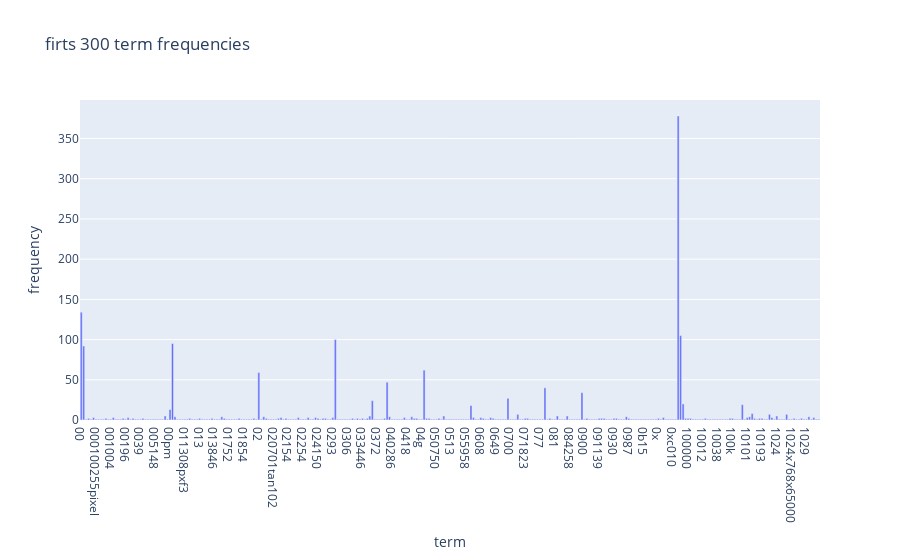

Write notebook code for a chart like this one.
### Markdown cell above
### >>> **Exercise 12 (take home):**
If you want a nicer interactive visualization here, I would encourage you try to install and use plotly to achieve this.

### Code cell
# Answer here
import plotly.express as px

# get first 300 terms and their frequencies
x_terms = count_vect.get_feature_names_out()[:300]
y_freq = term_frequencies[:300]

# put into a DataFrame for easy plotting
df_plot = pd.DataFrame({
    "term": x_terms,
    "frequency": y_freq
})

# make interactive bar chart
fig = px.bar(df_plot, x="term", y="frequency", 
             title="firts 300 term frequencies")
fig.show()

### Figure 1 — Plotly figure (JSON) as saved in the notebook; plotly's stock layout.template omitted (floating-point values rounded to 4 significant figures; data arrays with more than 128 entries replaced by an {"elided": "..."} marker saying what was removed)
{"data": [{"hovertemplate": "term=%{x}<br>frequency=%{y}<extra></extra>", "legendgroup": "", "marker": {"color": "#636efa", "pattern": {"shape": ""}}, "name": "", "orientation": "v", "showlegend": false, "textposition": "auto", "type": "bar", "x": {"elided": "300 str values"}, "xaxis": "x", "y": {"elided": "300 int values"}, "yaxis": "y"}], "layout": {"barmode": "relative", "legend": {"tracegroupgap": 0}, "title": {"text": "firts 300 term frequencies"}, "xaxis": {"anchor": "y", "domain": [0, 1], "title": {"text": "term"}}, "yaxis": {"anchor": "x", "domain": [0, 1], "title": {"text": "frequency"}}}}
